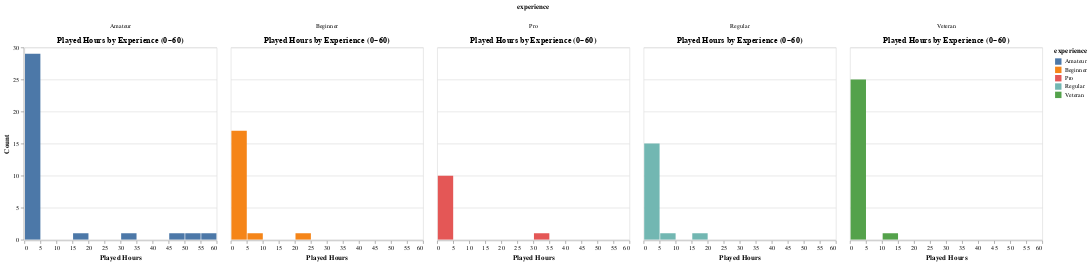

The code cell stored with this chart in its notebook:
### Code cell
# --- Experience facet (zoomed) ---
chart_exp_zoom = (
    alt.Chart(players_tidy)
    .mark_bar(clip=True)
    .encode(
        x=alt.X('played_hours:Q',
                bin=alt.Bin(maxbins=45),
                scale=alt.Scale(domain=[0, 60]),   
                title='Played Hours'),
        y=alt.Y('count()', title='Count'),
        color='experience:N'
    )
    .properties(title='Played Hours by Experience (0–60)')
    .facet(column='experience:N')
)

# --- Subscribe facet (zoomed) ---
chart_sub_zoom = (
    alt.Chart(players_tidy)
    .mark_bar(clip=True)
    .encode(
        x=alt.X('played_hours:Q',
                bin=alt.Bin(maxbins=40),
                scale=alt.Scale(domain=[0, 60]), 
                title='Played Hours'),
        y=alt.Y('count()', title='Count'),
        color=alt.Color('subscribe:N').title("subscribed")
    )
    .properties(title='Played Hours by Subscription (0–60)')
    .facet(column='subscribe:N')
)

chart_exp_zoom

### Figure 1 — Vega-Lite specification as saved in the notebook (floating-point values rounded to 4 significant figures)
{"config": {"view": {"continuousWidth": 300, "continuousHeight": 300}}, "data": {"name": "data-427c92e968cc61198f3df39aa85b2dc3"}, "facet": {"column": {"field": "experience", "type": "nominal"}}, "spec": {"mark": {"type": "bar", "clip": true}, "encoding": {"color": {"field": "experience", "type": "nominal"}, "x": {"bin": {"maxbins": 45}, "field": "played_hours", "scale": {"domain": [0, 60]}, "title": "Played Hours", "type": "quantitative"}, "y": {"aggregate": "count", "title": "Count", "type": "quantitative"}}, "title": "Played Hours by Experience (0–60)"}, "$schema": "https://vega.github.io/schema/vega-lite/v5.20.1.json", "datasets": {"data-427c92e968cc61198f3df39aa85b2dc3": [{"experience": "Pro", "subscribe": true, "played_hours": 30.3}, {"experience": "Veteran", "subscribe": true, "played_hours": 3.8}, {"experience": "Amateur", "subscribe": true, "played_hours": 0.7}, {"experience": "Regular", "subscribe": true, "played_hours": 0.1}, {"experience": "Amateur", "subscribe": true, "played_hours": 0.1}, {"experience": "Veteran", "subscribe": true, "played_hours": 1.6}, {"experience": "Beginner", "subscribe": true, "played_hours": 1.5}, {"experience": "Amateur", "subscribe": true, "played_hours": 0.2}, {"experience": "Amateur", "subscribe": true, "played_hours": 48.4}, {"experience": "Amateur", "subscribe": true, "played_hours": 0.5}, {"experience": "Regular", "subscribe": true, "played_hours": 0.6}, {"experience": "Regular", "subscribe": true, "played_hours": 0.3}, {"experience": "Amateur", "subscribe": false, "played_hours": 0.1}, {"experience": "Beginner", "subscribe": true, "played_hours": 1.0}, {"experience": "Amateur", "subscribe": true, "played_hours": 0.7}, {"experience": "Regular", "subscribe": true, "played_hours": 0.6}, {"experience": "Amateur", "subscribe": true, "played_hours": 1.8}, {"experience": "Veteran", "subscribe": false, "played_hours": 0.1}, {"experience": "Amateur", "subscribe": true, "played_hours": 0.1}, {"experience": "Veteran", "subscribe": true, "played_hours": 0.1}, {"experience": "Beginner", "subscribe": true, "played_hours": 0.6}, {"experience": "Veteran", "subscribe": true, "played_hours": 0.4}, {"experience": "Veteran", "subscribe": false, "played_hours": 1.4}, {"experience": "Amateur", "subscribe": true, "played_hours": 0.2}, {"experience": "Regular", "subscribe": true, "played_hours": 5.6}, {"experience": "Veteran", "subscribe": true, "played_hours": 0.1}, {"experience": "Amateur", "subscribe": true, "played_hours": 0.3}, {"experience": "Veteran", "subscribe": true, "played_hours": 2.2}, {"experience": "Veteran", "subscribe": true, "played_hours": 0.1}, {"experience": "Veteran", "subscribe": true, "played_hours": 12.5}, {"experience": "Beginner", "subscribe": true, "played_hours": 0.4}, {"experience": "Veteran", "subscribe": true, "played_hours": 0.6}, {"experience": "Regular", "subscribe": true, "played_hours": 218.1}, {"experience": "Amateur", "subscribe": false, "played_hours": 0.9}, {"experience": "Amateur", "subscribe": true, "played_hours": 0.2}, {"experience": "Amateur", "subscribe": true, "played_hours": 2.9}, {"experience": "Regular", "subscribe": true, "played_hours": 3.6}, {"experience": "Veteran", "subscribe": true, "played_hours": 0.2}, {"experience": "Regular", "subscribe": true, "played_hours": 1.5}, {"experience": "Pro", "subscribe": true, "played_hours": 1.0}, {"experience": "Pro", "subscribe": true, "played_hours": 0.2}, {"experience": "Amateur", "subscribe": true, "played_hours": 0.1}, {"experience": "Veteran", "subscribe": true, "played_hours": 0.1}, {"experience": "Veteran", "subscribe": false, "played_hours": 0.1}, {"experience": "Amateur", "subscribe": true, "played_hours": 17.2}, {"experience": "Regular", "subscribe": true, "played_hours": 0.1}, {"experience": "Regular", "subscribe": true, "played_hours": 0.2}, {"experience": "Amateur", "subscribe": true, "played_hours": 53.9}, {"experience": "Regular", "subscribe": true, "played_hours": 223.1}, {"experience": "Amateur", "subscribe": true, "played_hours": 0.5}, {"experience": "Amateur", "subscribe": true, "played_hours": 3.5}, {"experience": "Veteran", "subscribe": true, "played_hours": 1.0}, {"experience": "Beginner", "subscribe": false, "played_hours": 0.2}, {"experience": "Beginner", "subscribe": true, "played_hours": 0.1}, {"experience": "Amateur", "subscribe": true, "played_hours": 150.0}, {"experience": "Pro", "subscribe": true, "played_hours": 1.2}, {"experience": "Amateur", "subscribe": true, "played_hours": 0.1}, {"experience": "Beginner", "subscribe": true, "played_hours": 0.8}, {"experience": "Amateur", "subscribe": true, "played_hours": 0.1}, {"experience": "Veteran", "subscribe": false, "played_hours": 0.1}, {"experience": "Pro", "subscribe": true, "played_hours": 0.5}, {"experience": "Beginner", "subscribe": true, "played_hours": 2.0}, {"experience": "Veteran", "subscribe": false, "played_hours": 2.7}, {"experience": "Amateur", "subscribe": true, "played_hours": 0.1}, {"experience": "Regular", "subscribe": true, "played_hours": 4.0}, {"experience": "Veteran", "subscribe": true, "played_hours": 0.4}, {"experience": "Beginner", "subscribe": true, "played_hours": 1.0}, {"experience": "Regular", "subscribe": true, "played_hours": 0.1}, {"experience": "Pro", "subscribe": true, "played_hours": 0.1}, {"experience": "Beginner", "subscribe": true, "played_hours": 0.1}, {"experience": "Amateur", "subscribe": false, "played_hours": 0.1}, {"experience": "Beginner", "subscribe": false, "played_hours": 7.1}, {"experience": "Regular", "subscribe": true, "played_hours": 18.5}, {"experience": "Beginner", "subscribe": true, "played_hours": 0.7}, {"experience": "Amateur", "subscribe": true, "played_hours": 56.1}, {"experience": "Regular", "subscribe": false, "played_hours": 0.1}, {"experience": "Beginner", "subscribe": true, "played_hours": 1.1}, {"experience": "Beginner", "subscribe": true, "played_hours": 1.0}, {"experience": "Veteran", "subscribe": true, "played_hours": 0.1}, {"experience": "Beginner", "subscribe": true, "played_hours": 23.7}, {"experience": "Veteran", "subscribe": false, "played_hours": 0.1}, {"experience": "Amateur", "subscribe": false, "played_hours": 0.1}, {"experience": "Beginner", "subscribe": true, "played_hours": 0.2}, {"experience": "Beginner", "subscribe": true, "played_hours": 0.1}, {"experience": "Amateur", "subscribe": true, "played_hours": 1.2}, {"experience": "Amateur", "subscribe": true, "played_hours": 0.1}, {"experience": "Regular", "subscribe": true, "played_hours": 0.1}, {"experience": "Regular", "subscribe": true, "played_hours": 178.2}, {"experience": "Pro", "subscribe": true, "played_hours": 0.6}, {"experience": "Regular", "subscribe": true, "played_hours": 0.5}, {"experience": "Regular", "subscribe": true, "played_hours": 0.1}, {"experience": "Amateur", "subscribe": false, "played_hours": 1.0}, {"experience": "Beginner", "subscribe": false, "played_hours": 0.3}, {"experience": "Veteran", "subscribe": true, "played_hours": 0.1}, {"experience": "Veteran", "subscribe": false, "played_hours": 0.1}, {"experience": "Pro", "subscribe": false, "played_hours": 0.4}, {"experience": "Beginner", "subscribe": false, "played_hours": 1.8}, {"experience": "Amateur", "subscribe": true, "played_hours": 0.3}, {"experience": "Veteran", "subscribe": false, "played_hours": 2.7}, {"experience": "Amateur", "subscribe": true, "played_hours": 0.4}, {"experience": "Veteran", "subscribe": true, "played_hours": 0.1}, {"experience": "Amateur", "subscribe": false, "played_hours": 2.1}, {"experience": "Amateur", "subscribe": true, "played_hours": 0.8}, {"experience": "Pro", "subscribe": false, "played_hours": 0.2}, {"experience": "Amateur", "subscribe": true, "played_hours": 32.0}, {"experience": "Pro", "subscribe": false, "played_hours": 1.7}, {"experience": "Regular", "subscribe": false, "played_hours": 0.1}, {"experience": "Veteran", "subscribe": true, "played_hours": 0.1}, {"experience": "Veteran", "subscribe": false, "played_hours": 0.3}, {"experience": "Amateur", "subscribe": false, "played_hours": 2.3}, {"experience": "Pro", "subscribe": true, "played_hours": 0.2}]}}
